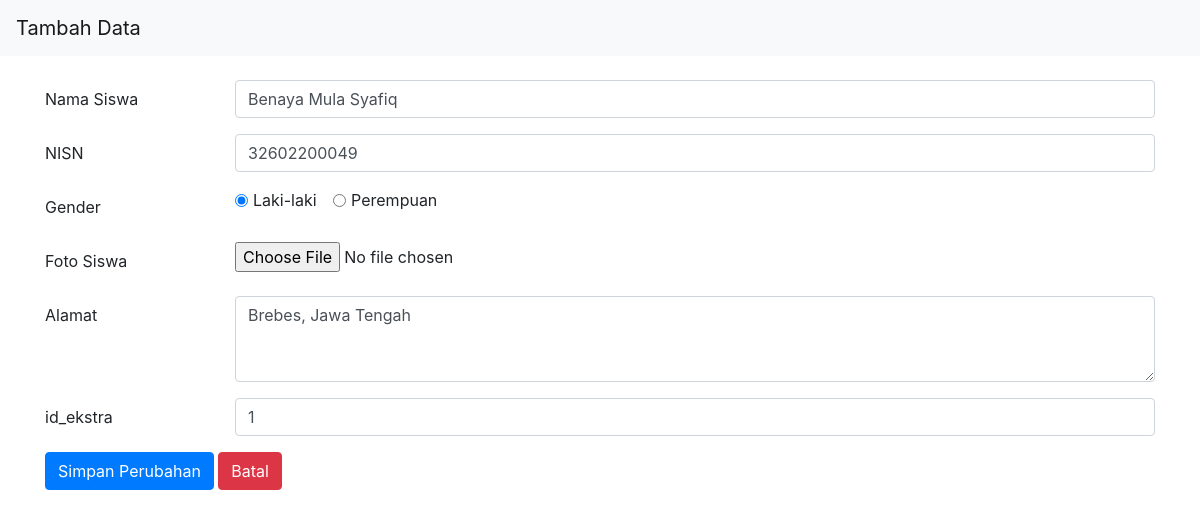
/kendali.php?ubah=34, run on the app's committed database.
### tables this page shows
CREATE TABLE `siswa` (
  `id_siswa` int(11) NOT NULL,
  `nisn` varchar(15) NOT NULL DEFAULT '0',
  `nama_siswa` varchar(45) NOT NULL DEFAULT '0',
  `gender` varchar(15) NOT NULL DEFAULT '0',
  `foto_siswa` varchar(50) NOT NULL DEFAULT '0',
  `alamat` varchar(150) NOT NULL DEFAULT '0',
  `id_ekstra` int(11) DEFAULT NULL
);

### kendali.php (the view, shortened to what this page needs)
<?php
include 'koneksi.php';
$Nama_Siswa = '';
$NISN       = '';
$Gender     = '';
$Alamat     = '';
$id_ekstra  = '';
if (isset($_GET['ubah'])) {
    $id_siswa = $_GET['ubah'];
    $update = "SELECT * FROM siswa WHERE id_siswa = '$id_siswa';";
    $sql = mysqli_query($koneksi, $update);
    $hasil = mysqli_fetch_assoc($sql);
    $Nama_Siswa = $hasil['nama_siswa'];
    $NISN       = $hasil['nisn'];
    $Gender     = $hasil['gender'];
    $Alamat     = $hasil['alamat'];
    $id_ekstra  = $hasil['id_ekstra'];
}
?>
<!DOCTYPE html>
<html>
<head>
    <link rel="stylesheet" href="css/bootstrap.min.css">
</head>
<body>
    <nav class="navbar navbar-light bg-light mb-4">
        <a class="navbar-brand" href="#">
            Tambah Data
        </a>
    </nav>
    <div class="container">
        <form method="POST" action="proses.php" enctype="multipart/form-data">
            <div class="form-group row">
                <label for="Nama Siswa" class="col-sm-2 col-form-label">
                    Nama Siswa
                </label>
                <div class="col-sm-10">
                    <input required type="text" name="Nama" class="form-control"
                    id="Nama Siswa" placeholder="Firman Utina" value="<?php echo $Nama_Siswa; ?>">
                </div>
            </div>
            <div class="form-group row">
                <label for="NISN" class="col-sm-2 col-form-label">
                    NISN
                </label>
                <div class="col-sm-10">
                    <input required type="text" name="NISN" class="form-control"
                    id="NISN" placeholder="32602000081" value="<?php echo $NISN; ?>">
                </div>
            </div>
            <div class="form-group row">
                <label for="Gender" class="col-sm-2 col-form-label">
                    Gender
                </label>
                <div class="col-sm-10">
                    <div class="form-check form-check-inline">
                        <input required class="form-check-input" type="radio" name="Jkel" id="Gender1" value="Laki-laki" <?php if ($Gender == 'Laki-laki') { echo "checked"; } ?>>
                        <label class="form-check-label" for="Gender1">Laki-laki</label>
                    </div>
                    <div class="form-check form-check-inline">
                        <input required class="form-check-input" type="radio" name="Jkel" id="Gender2" value="Perempuan" <?php if ($Gender == 'Perempuan') { echo "checked"; } ?>>
                        <label class="form-check-label" for="Gender2">Perempuan</label>
                    </div>
                </div>
            </div>
            <div class="form-group row">
                <label for="Foto Siswa" class="col-sm-2 col-form-label">
                    Foto Siswa
                </label>
                <div class="col-sm-10">
                    <input type="file" class="form-control-file" name="Foto Siswa" id="Foto Siswa" accept="image/*">
                </div>
            </div>
            <div class="form-group row">
                <label for="Alamat" class="col-sm-2 col-form-label">
                    Alamat
                </label>
                <div class="col-sm-10">
                    <textarea required class="form-control" id="Alamat" name="Alamat" rows="3"><?php echo $Alamat; ?></textarea>
                </div>
            </div>
            <div class="form-group row">
                <label for="id_ekstra" class="col-sm-2 col-form-label">
                    id_ekstra
                </label>
                <div class="col-sm-10">
                    <input required type="text" name="id_ekstra" class="form-control"
                    id="id_ekstra" placeholder="id ekstra" value="<?php echo $id_ekstra; ?>">
                </div>
            </div>
            <div class="mb-3 row">
                <div class="col">
					<?php
						if(isset($_GET['ubah'])){
							?>
								<button type="submit" name="aksi" value="update" class="btn btn-primary">
									Simpan Perubahan
								</button>
							<?php
								} else{
									?>
										<button type="submit" name="aksi" value="insert" class="btn btn-primary">
											Tambahkan
										</button>
										<?php
										}
									?>
					<a href="index.php" type="button" class="btn btn-danger">
						Batal
					</a>
				</div>
			</div>
  	</div>
</body>
</html>

### data on the page
siswa: Nama "Benaya Mula Syafiq", NISN "32602200049", gender "☑ Laki-laki", gender "☐ Perempuan", Alamat "Brebes, Jawa Tengah", id_ekstra "1"
